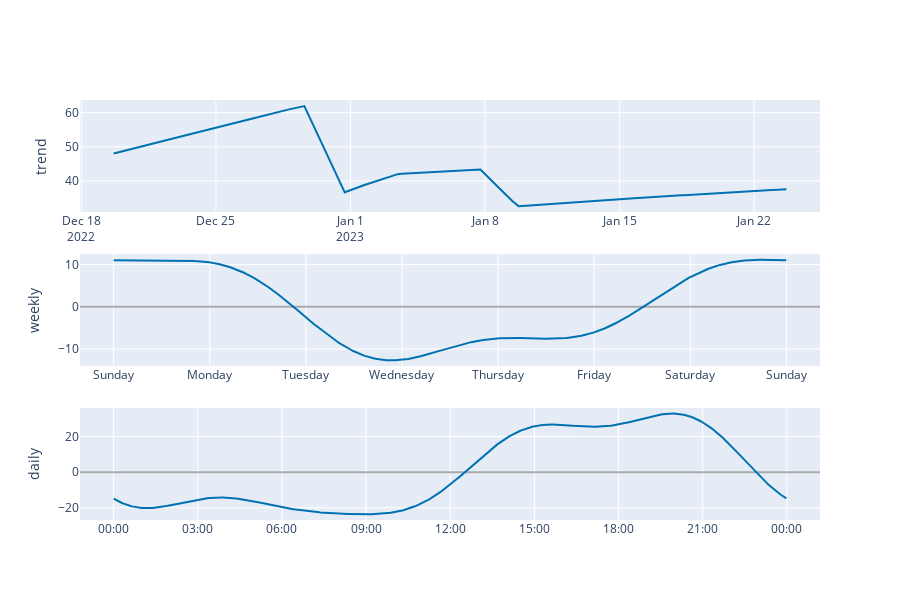

Notebook source saved alongside this figure:
### Code cell
plot_components_plotly(m, forecast)

### Figure 1 — Plotly figure (JSON) as saved in the notebook; plotly's stock layout.template omitted (floating-point values rounded to 4 significant figures; data arrays with more than 128 entries replaced by an {"elided": "..."} marker saying what was removed)
{"data": [{"line": {"color": "#0072B2", "width": 2}, "mode": "lines", "name": "trend", "type": "scatter", "x": {"elided": "4467 str values"}, "xaxis": "x", "y": {"elided": "4467 float values"}, "yaxis": "y"}, {"line": {"color": "#0072B2", "width": 2}, "mode": "lines", "name": "weekly", "type": "scatter", "x": {"elided": "10080 str values"}, "xaxis": "x2", "y": {"elided": "10080 float values"}, "yaxis": "y2"}, {"line": {"color": "#0072B2", "width": 2}, "mode": "lines", "name": "daily", "type": "scatter", "x": {"elided": "1440 str values"}, "xaxis": "x3", "y": {"elided": "1440 float values"}, "yaxis": "y3"}], "layout": {"height": 600, "showlegend": false, "width": 900, "xaxis": {"anchor": "y", "domain": [0, 1], "range": ["2022-12-17T22:19:31.350000", "2023-01-25T10:10:13.650000"], "type": "date"}, "xaxis2": {"anchor": "y2", "domain": [0, 1], "range": ["2016-12-31T15:36:03", "2017-01-08T08:22:57"], "tickformat": "%A", "type": "date"}, "xaxis3": {"anchor": "y3", "domain": [0, 1], "range": ["2016-12-31T22:48:03", "2017-01-02T01:10:57"], "tickformat": "%H:%M", "type": "date"}, "yaxis": {"anchor": "x", "domain": [0.7333, 1], "rangemode": "normal", "title": {"text": "trend"}, "zerolinecolor": "#AAA"}, "yaxis2": {"anchor": "x2", "domain": [0.3667, 0.6333], "title": {"text": "weekly"}, "zerolinecolor": "#AAA"}, "yaxis3": {"anchor": "x3", "domain": [0, 0.2667], "title": {"text": "daily"}, "zerolinecolor": "#AAA"}}}
